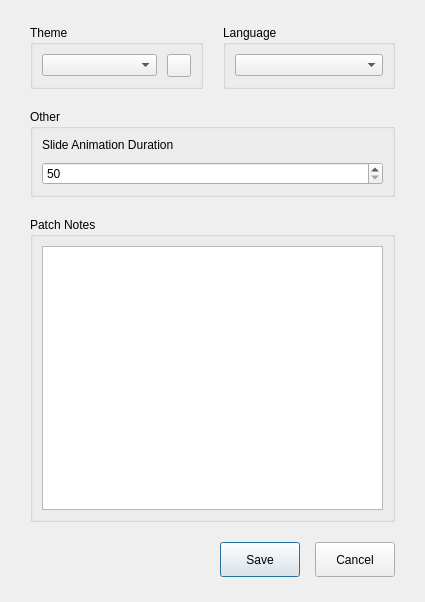
<?xml version="1.0" encoding="UTF-8"?>
<ui version="4.0">
 <class>SettingsWin</class>
 <widget class="QDialog" name="SettingsWin">
  <property name="geometry">
   <rect>
    <x>0</x>
    <y>0</y>
    <width>425</width>
    <height>602</height>
   </rect>
  </property>
  <property name="windowTitle">
   <string>Settings</string>
  </property>
  <property name="modal">
   <bool>true</bool>
  </property>
  <layout class="QVBoxLayout" name="mainLayout">
   <property name="spacing">
    <number>20</number>
   </property>
   <property name="leftMargin">
    <number>30</number>
   </property>
   <property name="topMargin">
    <number>25</number>
   </property>
   <property name="rightMargin">
    <number>30</number>
   </property>
   <property name="bottomMargin">
    <number>25</number>
   </property>
   <item>
    <layout class="QHBoxLayout" name="thlanGroup">
     <item>
      <widget class="QGroupBox" name="themeGroup">
       <property name="title">
        <string>Theme</string>
       </property>
       <layout class="QVBoxLayout" name="themeLayout">
        <property name="spacing">
         <number>10</number>
        </property>
        <item>
         <layout class="QHBoxLayout" name="horizontalLayout">
          <item>
           <widget class="QComboBox" name="themebox"/>
          </item>
          <item>
           <widget class="QToolButton" name="refreshthbtn">
            <property name="toolTip">
             <string>Refreshes the current theme</string>
            </property>
            <property name="text">
             <string/>
            </property>
           </widget>
          </item>
         </layout>
        </item>
       </layout>
      </widget>
     </item>
     <item>
      <widget class="QGroupBox" name="languageGroup">
       <property name="title">
        <string>Language</string>
       </property>
       <layout class="QVBoxLayout" name="langLayout">
        <property name="spacing">
         <number>10</number>
        </property>
        <item>
         <widget class="QComboBox" name="langbox"/>
        </item>
       </layout>
      </widget>
     </item>
    </layout>
   </item>
   <item>
    <widget class="QGroupBox" name="otherGroup">
     <property name="title">
      <string>Other</string>
     </property>
     <layout class="QVBoxLayout" name="otherLayout">
      <property name="spacing">
       <number>10</number>
      </property>
      <item>
       <layout class="QVBoxLayout" name="slideLayout">
        <item>
         <widget class="QLabel" name="slidelabel">
          <property name="text">
           <string>Slide Animation Duration</string>
          </property>
         </widget>
        </item>
        <item>
         <widget class="QSpinBox" name="slidebox">
          <property name="toolTip">
           <string>Determines how long will navigator slides in milliseconds</string>
          </property>
          <property name="minimum">
           <number>50</number>
          </property>
          <property name="maximum">
           <number>2500</number>
          </property>
         </widget>
        </item>
       </layout>
      </item>
     </layout>
    </widget>
   </item>
   <item>
    <widget class="QGroupBox" name="patchnotesGroup">
     <property name="title">
      <string>Patch Notes</string>
     </property>
     <layout class="QVBoxLayout" name="patchLayout">
      <property name="spacing">
       <number>10</number>
      </property>
      <item>
       <widget class="QTextEdit" name="patchNotesText">
        <property name="maximumSize">
         <size>
          <width>16777215</width>
          <height>16777215</height>
         </size>
        </property>
        <property name="readOnly">
         <bool>true</bool>
        </property>
        <property name="markdown">
         <string/>
        </property>
        <property name="html">
         <string>&lt;!DOCTYPE HTML PUBLIC &quot;-//W3C//DTD HTML 4.0//EN&quot; &quot;http://www.w3.org/TR/REC-html40/strict.dtd&quot;&gt;
&lt;html&gt;&lt;head&gt;&lt;meta name=&quot;qrichtext&quot; content=&quot;1&quot; /&gt;&lt;meta charset=&quot;utf-8&quot; /&gt;&lt;style type=&quot;text/css&quot;&gt;
p, li { white-space: pre-wrap; }
hr { height: 1px; border-width: 0; }
li.unchecked::marker { content: &quot;\2610&quot;; }
li.checked::marker { content: &quot;\2612&quot;; }
&lt;/style&gt;&lt;/head&gt;&lt;body style=&quot; font-family:'Segoe UI'; font-size:9pt; font-weight:400; font-style:normal;&quot;&gt;
&lt;p style=&quot;-qt-paragraph-type:empty; margin-top:0px; margin-bottom:0px; margin-left:0px; margin-right:0px; -qt-block-indent:0; text-indent:0px;&quot;&gt;&lt;br /&gt;&lt;/p&gt;&lt;/body&gt;&lt;/html&gt;</string>
        </property>
       </widget>
      </item>
     </layout>
    </widget>
   </item>
   <item>
    <layout class="QHBoxLayout" name="buttonLayout">
     <property name="spacing">
      <number>15</number>
     </property>
     <item>
      <spacer name="btnspacer">
       <property name="orientation">
        <enum>Qt::Orientation::Horizontal</enum>
       </property>
       <property name="sizeHint" stdset="0">
        <size>
         <width>40</width>
         <height>20</height>
        </size>
       </property>
      </spacer>
     </item>
     <item>
      <widget class="QPushButton" name="okbtn">
       <property name="minimumSize">
        <size>
         <width>80</width>
         <height>35</height>
        </size>
       </property>
       <property name="text">
        <string>Save</string>
       </property>
      </widget>
     </item>
     <item>
      <widget class="QPushButton" name="cancelbtn">
       <property name="minimumSize">
        <size>
         <width>80</width>
         <height>35</height>
        </size>
       </property>
       <property name="text">
        <string>Cancel</string>
       </property>
      </widget>
     </item>
    </layout>
   </item>
  </layout>
 </widget>
 <resources/>
 <connections>
  <connection>
   <sender>okbtn</sender>
   <signal>clicked()</signal>
   <receiver>SettingsWin</receiver>
   <slot>accept()</slot>
   <hints>
    <hint type="sourcelabel">
     <x>339</x>
     <y>443</y>
    </hint>
    <hint type="destinationlabel">
     <x>360</x>
     <y>467</y>
    </hint>
   </hints>
  </connection>
  <connection>
   <sender>cancelbtn</sender>
   <signal>clicked()</signal>
   <receiver>SettingsWin</receiver>
   <slot>reject()</slot>
   <hints>
    <hint type="sourcelabel">
     <x>434</x>
     <y>440</y>
    </hint>
    <hint type="destinationlabel">
     <x>455</x>
     <y>466</y>
    </hint>
   </hints>
  </connection>
  <connection>
   <sender>okbtn</sender>
   <signal>clicked()</signal>
   <receiver>SettingsWin</receiver>
   <slot>savemem()</slot>
   <hints>
    <hint type="sourcelabel">
     <x>312</x>
     <y>437</y>
    </hint>
    <hint type="destinationlabel">
     <x>295</x>
     <y>467</y>
    </hint>
   </hints>
  </connection>
 </connections>
 <slots>
  <slot>savemem()</slot>
 </slots>
</ui>
